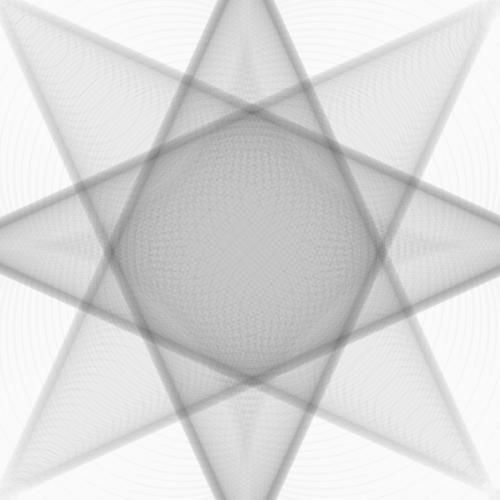
Frame 1 (no input)
Frame 60 (the mouse pressed at the canvas centre just before this capture): identical to frame 1, image omitted
Frame 120 (the mouse held since frame 60 and released just before this capture): identical to frame 1, image omitted

The Processing sketch that drew this single still picture (run headless with seeded random() and noise(); from frame 60 on, the mouse is pressed at the canvas centre):

// Processing sketch: processing_31826
// ── processing_31826.pde

int yo;
int bro;
int ho;
int low;
int blow = 0;
int go = 5;
 
void setup(){
  size (500, 500);
  background (255, 255, 255);
   
   
        fill(0,0,0,blow);
        strokeWeight(10);
        stroke(0,0,0,go);
                 
        yo = 0;
        bro = 10;
        while(yo < 500){
        ellipse(yo,yo,bro,bro);
        bro = bro + 5;
        yo = yo + 5;
        }
         
                    fill(0,0,0,blow); 
              stroke(0,0,0,go);      
         
                    yo = 0;
                    bro = 10;
                    ho = 10;
                    low = 500;
                    while(yo < 500){
                    ellipse(yo,low,bro,ho);
                    bro = bro + 5;
                    yo = yo + 5;
                    ho = ho - 5;
                    low = low - 5;
                    }
             
             
            fill(0,0,0,blow);
         stroke(0,0,0,go);
         
            yo = 500;
            bro = 10;
            while(yo > 0){
            ellipse(yo, yo, bro, bro);
            bro = bro - 5;
            yo = yo - 5;
            }      
           
                                         
                     
                     
                            fill(0,0,0,blow);       
         stroke(0,0,0,go);
         
                            yo = 500;
                            bro = 10;
                            ho = 10;
                            low = 0;
                            while(yo > 0){
                            ellipse(yo,low,bro,ho);
                            bro = bro - 5;
                            yo = yo - 5;
                            ho = ho + 5;
                            low = low + 5;                   
                            }
                        
}
 
void draw(){
    
      
   
   
}
